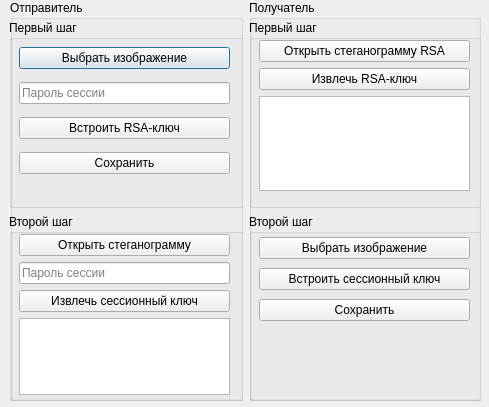
<?xml version="1.0" encoding="UTF-8"?>
<ui version="4.0">
 <class>initSession</class>
 <widget class="QDialog" name="initSession">
  <property name="geometry">
   <rect>
    <x>0</x>
    <y>0</y>
    <width>489</width>
    <height>407</height>
   </rect>
  </property>
  <property name="windowTitle">
   <string>Инициализация сессии</string>
  </property>
  <widget class="QWidget" name="horizontalLayoutWidget">
   <property name="geometry">
    <rect>
     <x>10</x>
     <y>0</y>
     <width>471</width>
     <height>401</height>
    </rect>
   </property>
   <layout class="QHBoxLayout" name="horizontalLayout">
    <item>
     <widget class="QGroupBox" name="groupBox">
      <property name="title">
       <string>Отправитель</string>
      </property>
      <widget class="QWidget" name="verticalLayoutWidget_3">
       <property name="geometry">
        <rect>
         <x>-1</x>
         <y>20</y>
         <width>241</width>
         <height>381</height>
        </rect>
       </property>
       <layout class="QVBoxLayout" name="verticalLayout_3">
        <item>
         <widget class="QGroupBox" name="groupBox_3">
          <property name="minimumSize">
           <size>
            <width>0</width>
            <height>140</height>
           </size>
          </property>
          <property name="title">
           <string>Первый шаг</string>
          </property>
          <widget class="QWidget" name="verticalLayoutWidget">
           <property name="geometry">
            <rect>
             <x>10</x>
             <y>20</y>
             <width>211</width>
             <height>141</height>
            </rect>
           </property>
           <layout class="QVBoxLayout" name="verticalLayout">
            <item>
             <widget class="QPushButton" name="openImageRSA">
              <property name="text">
               <string>Выбрать изображение</string>
              </property>
             </widget>
            </item>
            <item>
             <widget class="QLineEdit" name="editPassword">
              <property name="locale">
               <locale language="English" country="UnitedKingdom"/>
              </property>
              <property name="inputMethodHints">
               <set>Qt::ImhLatinOnly|Qt::ImhNoAutoUppercase|Qt::ImhNoPredictiveText|Qt::ImhSensitiveData</set>
              </property>
              <property name="echoMode">
               <enum>QLineEdit::PasswordEchoOnEdit</enum>
              </property>
              <property name="placeholderText">
               <string>Пароль сессии</string>
              </property>
             </widget>
            </item>
            <item>
             <widget class="QPushButton" name="embeddingRSA">
              <property name="text">
               <string>Встроить RSA-ключ</string>
              </property>
             </widget>
            </item>
            <item>
             <widget class="QPushButton" name="saveRSA">
              <property name="text">
               <string>Сохранить</string>
              </property>
             </widget>
            </item>
           </layout>
          </widget>
         </widget>
        </item>
        <item>
         <widget class="QGroupBox" name="groupBox_4">
          <property name="title">
           <string>Второй шаг</string>
          </property>
          <widget class="QWidget" name="verticalLayoutWidget_6">
           <property name="geometry">
            <rect>
             <x>10</x>
             <y>20</y>
             <width>211</width>
             <height>161</height>
            </rect>
           </property>
           <layout class="QVBoxLayout" name="verticalLayout_9">
            <item>
             <widget class="QPushButton" name="openStegoSessionKey">
              <property name="text">
               <string>Открыть стеганограмму</string>
              </property>
             </widget>
            </item>
            <item>
             <widget class="QLineEdit" name="editPassword_2">
              <property name="locale">
               <locale language="English" country="UnitedKingdom"/>
              </property>
              <property name="inputMethodHints">
               <set>Qt::ImhLatinOnly|Qt::ImhNoAutoUppercase|Qt::ImhNoPredictiveText|Qt::ImhSensitiveData</set>
              </property>
              <property name="echoMode">
               <enum>QLineEdit::PasswordEchoOnEdit</enum>
              </property>
              <property name="placeholderText">
               <string>Пароль сессии</string>
              </property>
             </widget>
            </item>
            <item>
             <widget class="QPushButton" name="extractionSessionKey">
              <property name="text">
               <string>Извлечь сессионный ключ</string>
              </property>
             </widget>
            </item>
            <item>
             <widget class="QPlainTextEdit" name="sessionKey">
              <property name="maximumSize">
               <size>
                <width>16777215</width>
                <height>16777</height>
               </size>
              </property>
              <property name="readOnly">
               <bool>true</bool>
              </property>
             </widget>
            </item>
           </layout>
          </widget>
         </widget>
        </item>
       </layout>
      </widget>
     </widget>
    </item>
    <item>
     <widget class="QGroupBox" name="groupBox_2">
      <property name="title">
       <string>Получатель</string>
      </property>
      <widget class="QWidget" name="verticalLayoutWidget_4">
       <property name="geometry">
        <rect>
         <x>0</x>
         <y>20</y>
         <width>241</width>
         <height>381</height>
        </rect>
       </property>
       <layout class="QVBoxLayout" name="verticalLayout_4">
        <item>
         <widget class="QGroupBox" name="groupBox_5">
          <property name="minimumSize">
           <size>
            <width>0</width>
            <height>140</height>
           </size>
          </property>
          <property name="title">
           <string>Первый шаг</string>
          </property>
          <widget class="QWidget" name="verticalLayoutWidget_2">
           <property name="geometry">
            <rect>
             <x>10</x>
             <y>20</y>
             <width>211</width>
             <height>151</height>
            </rect>
           </property>
           <layout class="QVBoxLayout" name="verticalLayout_2">
            <item>
             <widget class="QPushButton" name="openStegoRSA">
              <property name="text">
               <string>Открыть стеганограмму RSA</string>
              </property>
             </widget>
            </item>
            <item>
             <widget class="QPushButton" name="extractionRSA">
              <property name="text">
               <string>Извлечь RSA-ключ</string>
              </property>
             </widget>
            </item>
            <item>
             <widget class="QPlainTextEdit" name="publicKey">
              <property name="maximumSize">
               <size>
                <width>16777215</width>
                <height>16777</height>
               </size>
              </property>
              <property name="readOnly">
               <bool>true</bool>
              </property>
             </widget>
            </item>
           </layout>
          </widget>
         </widget>
        </item>
        <item>
         <widget class="QGroupBox" name="groupBox_6">
          <property name="title">
           <string>Второй шаг</string>
          </property>
          <widget class="QWidget" name="verticalLayoutWidget_5">
           <property name="geometry">
            <rect>
             <x>10</x>
             <y>20</y>
             <width>211</width>
             <height>91</height>
            </rect>
           </property>
           <layout class="QVBoxLayout" name="verticalLayout_7">
            <item>
             <widget class="QPushButton" name="openImageSessionKey">
              <property name="text">
               <string>Выбрать изображение</string>
              </property>
             </widget>
            </item>
            <item>
             <widget class="QPushButton" name="embeddingSessionKey">
              <property name="text">
               <string>Встроить сессионный ключ</string>
              </property>
             </widget>
            </item>
            <item>
             <widget class="QPushButton" name="saveSessionKey">
              <property name="text">
               <string>Сохранить</string>
              </property>
             </widget>
            </item>
           </layout>
          </widget>
         </widget>
        </item>
       </layout>
      </widget>
     </widget>
    </item>
   </layout>
  </widget>
 </widget>
 <resources/>
 <connections/>
</ui>
